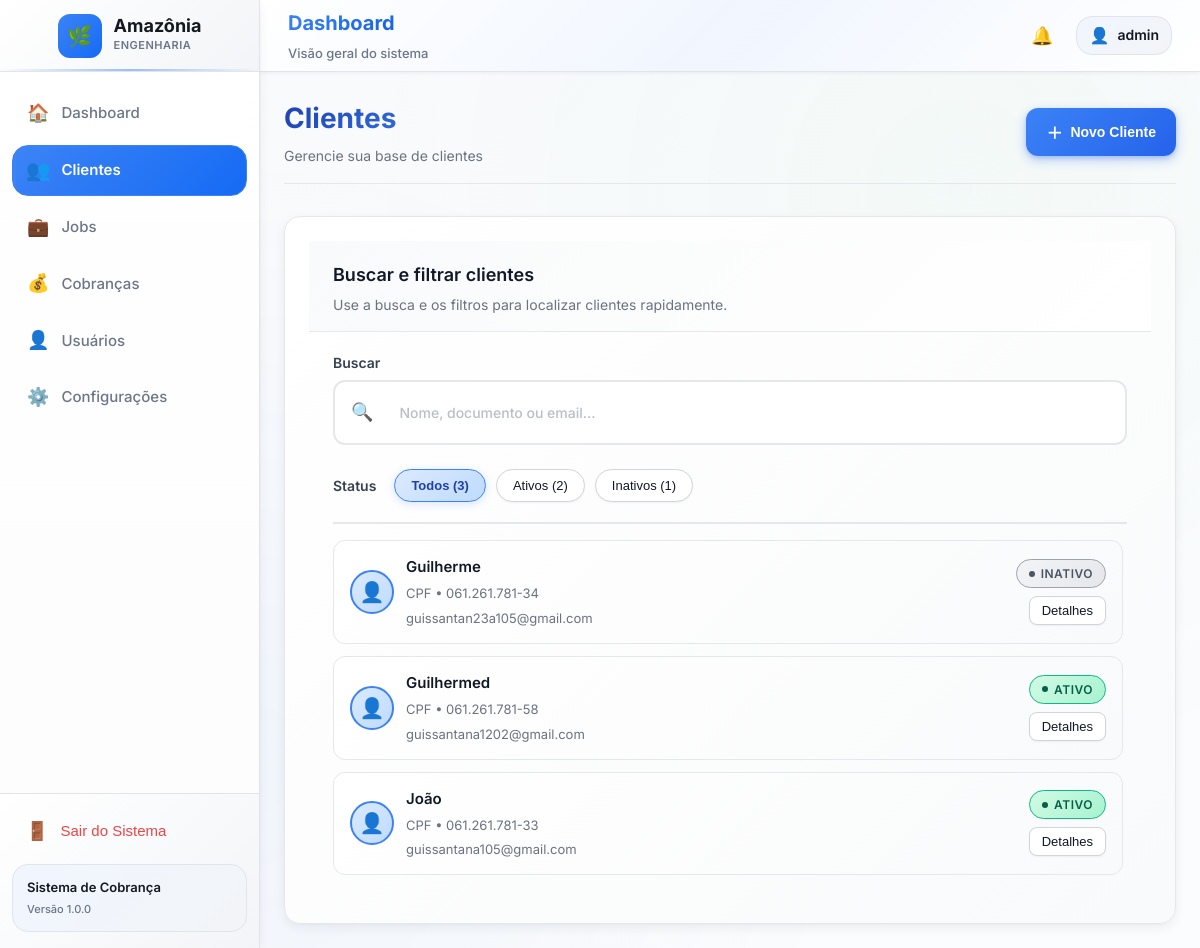
The app's page /clientes/ (signed in) with its own data.
### app_financeiro/models.py (models this page shows, shortened)
class Client(models.Model):
    TYPE_CHOICES = [
        ('CPF', 'CPF'),
        ('CNPJ', 'CNPJ'),
    ]
    name = models.CharField(max_length=255)
    document = models.CharField(max_length=32, blank=True)
    type = models.CharField(max_length=4, choices=TYPE_CHOICES, default='CPF')
    email = models.EmailField(blank=True, null=True)
    phone = models.CharField(max_length=32, blank=True, null=True)
    address = models.TextField(blank=True)
    notes = models.TextField(blank=True)
    is_active = models.BooleanField(default=True)
    created_at = models.DateTimeField(auto_now_add=True)
    updated_at = models.DateTimeField(auto_now=True)
    class Meta:
        ordering = ['name']

### app_financeiro/views.py (the view)
# urls.py: path('clientes/', views.clientes, name='clientes'),
@login_required
def clientes(request):
    if request.method == "POST":
        form = ClientForm(request.POST)
        if form.is_valid():
            try:
                form.save()
                messages.success(request, "Cliente cadastrado com sucesso!")
                return redirect("clientes")
            except Exception as e:
                messages.error(request, f"Erro ao cadastrar cliente: {str(e)}")
    else:
        form = ClientForm()
    q = (request.GET.get("q") or "").strip()
    status = request.GET.get("status") or "todos"
    base_qs = Client.objects.all()
    total_count = base_qs.count()
    active_count = base_qs.filter(is_active=True).count()
    inactive_count = base_qs.filter(is_active=False).count()
    clients = base_qs
    if q:
        clients = clients.filter(
            Q(name__icontains=q)
            | Q(document__icontains=q)
            | Q(email__icontains=q)
        )
    if status == "ativo":
        clients = clients.filter(is_active=True)
    elif status == "inativo":
        clients = clients.filter(is_active=False)
    context = get_base_context(request)
    context.update({
        "page_title": "Clientes",
        "form": form,
        "clients": clients.order_by("name"),
        "total_count": total_count,
        "active_count": active_count,
        "inactive_count": inactive_count,
    })
    return render(request, "clientes/clientes.html", context)

### app_financeiro/forms.py
class ClientForm(forms.ModelForm):
    class Meta:
        model = Client
        fields = [
            "name",
            "document",
            "type",
            "email",
            "phone",
            "address",
            "notes",
            "is_active",
        ]
        widgets = {
            "name": forms.TextInput(attrs={"class": "input"}),
            "document": forms.TextInput(attrs={"class": "input"}),
            "type": forms.Select(attrs={"class": "select"}),
            "email": forms.EmailInput(attrs={"class": "input"}),
            "phone": forms.TextInput(attrs={"class": "input"}),
            "address": forms.Textarea(attrs={"class": "textarea"}),
            "notes": forms.Textarea(attrs={"class": "textarea"}),
            "is_active": forms.CheckboxInput(attrs={"class": "checkbox"}),
        }

### app_financeiro/views.py (called while the page is built)
def get_base_context(request):
    context = {}
    if request.user.is_authenticated:
        unread_notifications = Notification.objects.filter(
            user=request.user,
            is_read=False
        )
        context['unread_count'] = unread_notifications.count()
        context['recent_notifications'] = Notification.objects.filter(
            user=request.user
        )[:5]
    return context

### templates/clientes/clientes.html (shortened to what this page needs)
{% extends "components/layout.html" %}
{% load static %}
{% block extra_head %}
  <link rel="stylesheet" href="{% static 'css/clientes.css' %}">
{% endblock %}
{% block content %}
<div class="page clients-page">
  <div class="top-row">
    <div class="top-row-main">
      <h1>Clientes</h1>
      <p>Gerencie sua base de clientes</p>
    </div>
    <div class="top-row-actions">
      <button id="btn-open-create-modal" type="button" class="btn btn-primary">
        <span class="icon">＋</span>
        <span>Novo Cliente</span>
      </button>
    </div>
  </div>
  <div class="clients-layout clients-layout-single">
    <section class="card clients-filters">
      <div class="card-header">
        <div class="card-title">Buscar e filtrar clientes</div>
        <p class="card-subtitle">
          Use a busca e os filtros para localizar clientes rapidamente.
        </p>
      </div>
      <div class="card-content">
        <form method="get" class="filters-form">
          <div class="filters-search">
            <label for="q">Buscar</label>
            <div class="filters-search-input">
              <span class="icon">🔍</span>
              <input
                type="text"
                id="q"
                name="q"
                placeholder="Nome, documento ou email..."
                value="{{ request.GET.q|default_if_none:'' }}"
              >
            </div>
          </div>
          <div class="filters-status">
            <span class="filters-status-label">Status</span>
            {% with status=request.GET.status|default:"todos" %}
            <button
              type="submit"
              name="status"
              value="todos"
              class="btn btn-chip {% if status == 'todos' %}is-active{% endif %}"
            >
              Todos ({{ total_count }})
            </button>
            <button
              type="submit"
              name="status"
              value="ativo"
              class="btn btn-chip {% if status == 'ativo' %}is-active{% endif %}"
            >
              Ativos ({{ active_count }})
            </button>
            <button
              type="submit"
              name="status"
              value="inativo"
              class="btn btn-chip {% if status == 'inativo' %}is-active{% endif %}"
            >
              Inativos ({{ inactive_count }})
            </button>
            {% endwith %}
          </div>
        </form>
        <div class="clients-inline-wrapper">
          {% if clients %}
          <ul class="clients-inline-list">
            {% for client in clients %}
            <li class="client-inline-item">
              <div class="client-inline-main">
                <div class="client-avatar">
                  {% if client.type == 'CNPJ' %}
                  <span>🏢</span>
                  {% else %}
                  <span>👤</span>
                  {% endif %}
                </div>
                <div class="client-inline-text">
                  <span class="client-inline-name">{{ client.name }}</span>
                  <span class="client-inline-sub">
                    {{ client.type }} • {{ client.document }}
                  </span>
                  {% if client.email %}
                  <span class="client-inline-sub">{{ client.email }}</span>
                  {% endif %}
                </div>
              </div>
              <div class="client-inline-status">
                {% if client.is_active %}
                <span class="status-badge status-active">Ativo</span>
                {% else %}
                <span class="status-badge status-inactive">Inativo</span>
                {% endif %}
                <div class="client-inline-actions">
                  <button
                    type="button"
                    class="btn btn-outline-sm js-open-detail"
                    data-id="{{ client.id }}"
                    data-name="{{ client.name }}"
                    data-type="{{ client.type }}"
                    data-document="{{ client.document }}"
                    data-email="{{ client.email|default_if_none:'' }}"
                    data-phone="{{ client.phone|default_if_none:'' }}"
                    data-address="{{ client.address|default_if_none:'' }}"
                    data-notes="{{ client.notes|default_if_none:'' }}"
                    data-is-active="{% if client.is_active %}true{% else %}false{% endif %}"
                  >
                    Detalhes
                  </button>
                </div>
              </div>
            </li>
            {% endfor %}
          </ul>
          {% endif %}
        </div>
      </div>
    </section>
  </div>
</div>
{% endblock %}

### templates/components/layout.html (shortened to what this page needs)
{% load static %}
<!DOCTYPE html>
<html lang="pt-BR">
  <head>
    <link rel="stylesheet" href="{% static 'css/base.css' %}" />
    <link rel="stylesheet" href="{% static 'css/layout.css' %}" />
    {% block extra_head %}{% endblock %}
  </head>
  <body>
    <div class="app-shell">
      <aside class="app-sidebar">
        <div class="sidebar-header">
          <div class="sidebar-logo-wrap">
            <div class="sidebar-logo-icon">
              <span class="icon">🌿</span>
            </div>
            <div class="sidebar-logo-text">
              <div class="sidebar-logo-title">Amazônia</div>
              <div class="sidebar-logo-subtitle">Engenharia</div>
            </div>
          </div>
        </div>
        <nav class="sidebar-nav">
          <a
            href="{% url 'dashboard' %}"
            class="nav-link {% if request.resolver_match.url_name == 'dashboard' %}is-active{% endif %}"
          >
            <span class="icon">🏠</span>
            <span>Dashboard</span>
          </a>
          <a
            href="{% url 'clientes' %}"
            class="nav-link {% if request.resolver_match.url_name == 'clientes' %}is-active{% endif %}"
          >
            <span class="icon">👥</span>
            <span>Clientes</span>
          </a>
          <a
            href="{% url 'jobs' %}"
            class="nav-link {% if request.resolver_match.url_name == 'jobs' %}is-active{% endif %}"
          >
            <span class="icon">💼</span>
            <span>Jobs</span>
          </a>
          <a
            href="{% url 'cobrancas' %}"
            class="nav-link {% if request.resolver_match.url_name == 'cobrancas' %}is-active{% endif %}"
          >
            <span class="icon">💰</span>
            <span>Cobranças</span>
          </a>
          {% if user.is_staff %}
          <a
            href="{% url 'usuarios' %}"
            class="nav-link {% if request.resolver_match.url_name == 'usuarios' %}is-active{% endif %}"
          >
            <span class="icon">👤</span>
            <span>Usuários</span>
          </a>
          {% endif %}
          <a
            href="{% url 'configuracoes' %}"
            class="nav-link {% if request.resolver_match.url_name == 'configuracoes' %}is-active{% endif %}"
          >
            <span class="icon">⚙️</span>
            <span>Configurações</span>
          </a>
        </nav>
        <div class="sidebar-footer">
          <form method="post" action="{% url 'logout' %}" style="width: 100%; margin-bottom: 12px;">
            <button type="submit" class="nav-link" style="
              width: 100%;
              text-align: left;
              background: none;
              border: none;
              cursor: pointer;
              color: #ef4444;
            ">
              <span class="icon">🚪</span>
              <span>Sair do Sistema</span>
            </button>
          </form>
          <div class="sidebar-footer-box">
            <p class="sidebar-footer-title">Sistema de Cobrança</p>
            <p class="sidebar-footer-subtitle">Versão 1.0.0</p>
          </div>
        </div>
      </aside>
      <div class="app-main">
        <header class="app-header">
          <div class="header-left">
            <h1 class="header-title">{% block header_title %}Dashboard{% endblock %}</h1>
            <p class="header-subtitle">{% block header_subtitle %}Visão geral do sistema{% endblock %}</p>
          </div>
          <div class="header-right">
            <div class="notifications-wrapper" style="position: relative;">
              <button
                class="btn-header"
                id="notifications-bell"
                type="button"
                style="position: relative;"
              >
                <span class="icon">🔔</span>
              </button>
            </div>
            <div class="user-chip">
              <span class="icon">👤</span>
              <span class="user-name">{{ user.username }}</span>
            </div>
          </div>
        </header>
        <div class="app-content">
          {% block content %}{% endblock %}
        </div>
      </div>
    </div>
  </body>
</html>

### records on screen
Client: name "Guilherme", type "CPF", document "061.261.781-34", email "guissantan23a105@gmail.com", is_active "INATIVO"
Client: name "Guilhermed", type "CPF", document "061.261.781-58", email "guissantana1202@gmail.com", is_active "ATIVO"
Client: name "João", type "CPF", document "061.261.781-33", email "guissantana105@gmail.com", is_active "ATIVO"

### other values on screen
{{ user.username }} "admin"
{{ total_count }} "3"
{{ active_count }} "2"
{{ inactive_count }} "1"
